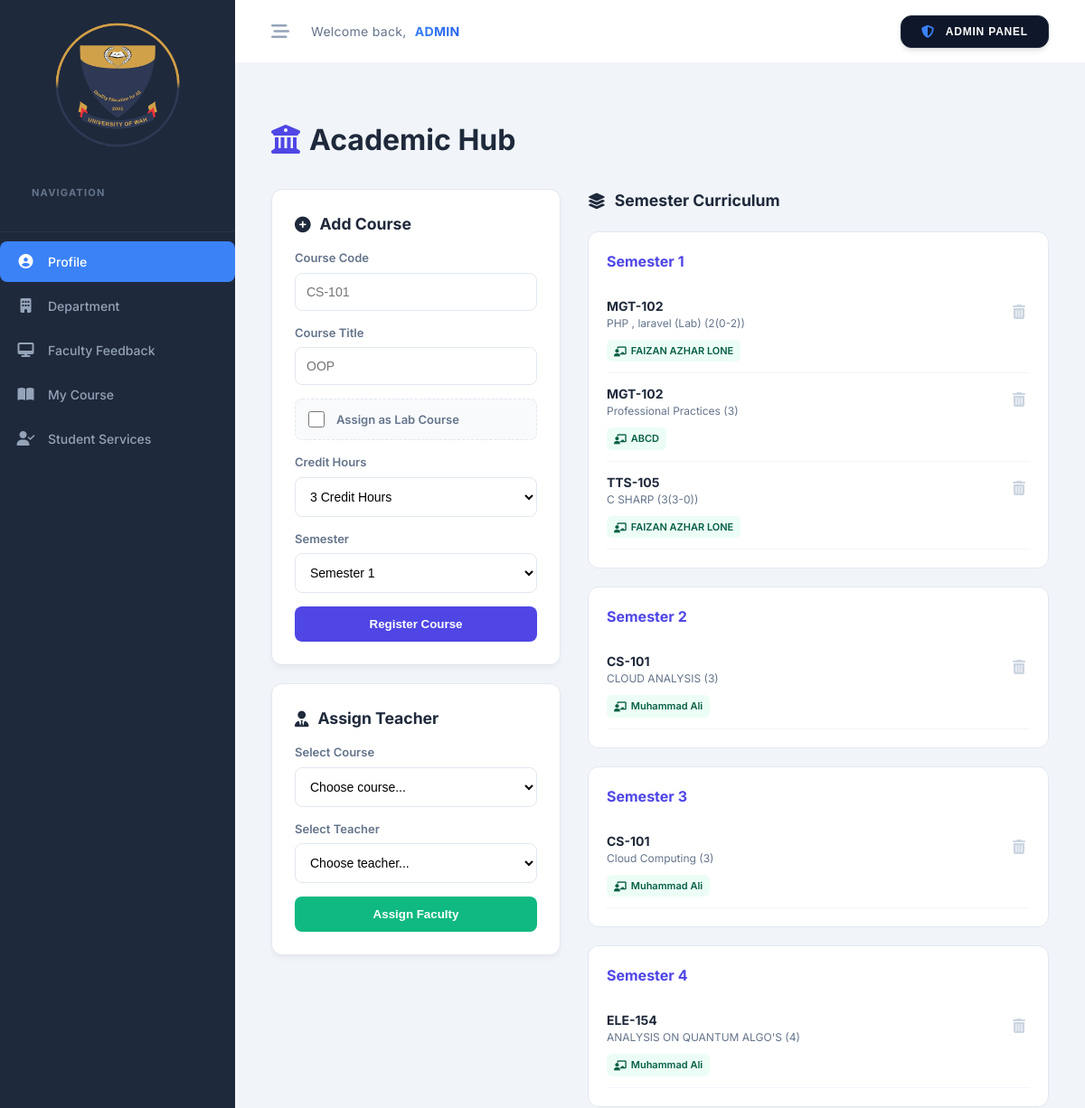
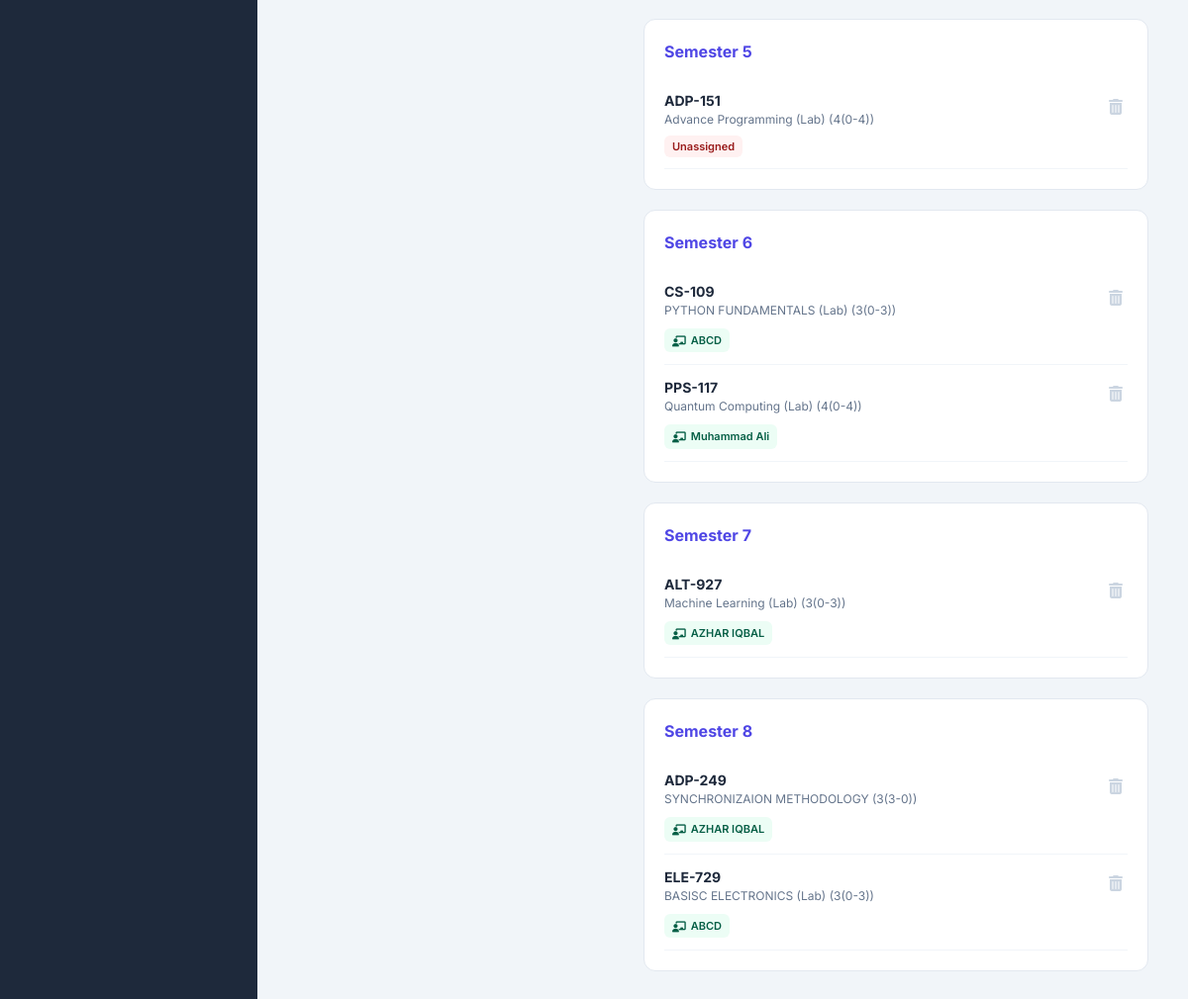
/admin/files/course_hub.php, run on the app's committed database (2 pictures, top to bottom).
### tables this page shows
CREATE TABLE `course_assignments` (
  `id` int(11) NOT NULL,
  `course_code` varchar(20) DEFAULT NULL,
  `course_title` varchar(100) DEFAULT NULL,
  `teacher_name` varchar(100) DEFAULT NULL,
  `credit_hours` varchar(10) DEFAULT NULL,
  `semester` int(11) DEFAULT NULL
);

### admin/files/course_hub.php (the view, shortened to what this page needs)
<?php
include('db_config.php');
$all_courses = mysqli_query($conn, "SELECT * FROM course_assignments ORDER BY course_code ASC");
$courses_by_semester = [];
while ($row = mysqli_fetch_assoc($all_courses)) {
    $courses_by_semester[$row['semester']][] = $row;
}
?>
<!DOCTYPE html>
<html lang="en">
<head>
    <link rel="stylesheet" href="https://cdnjs.cloudflare.com/ajax/libs/font-awesome/6.4.0/css/all.min.css">
    <link rel="stylesheet" href="../css/admin_style.css">
</head>
<body>
    <div class="main-wrapper">
        <?php include('sidebar.php'); ?>
        <div class="content-area">
            <?php include('header.php'); ?>
            <div class="container">
                <header style="margin-bottom: 30px;">
                    <h1><i class="fas fa-university" style="color: var(--primary); margin-right: 10px;"></i>Academic Hub
                    </h1>
                </header>
                <div class="admin-grid">
                    <div class="controls">
                        <div class="card">
                            <h2><i class="fas fa-plus-circle"></i> Add Course</h2>
                            <form method="POST">
                                <div class="form-group">
                                    <label>Course Code</label>
                                    <input type="text" name="course_code" placeholder="CS-101" required>
                                </div>
                                <div class="form-group">
                                    <label>Course Title</label>
                                    <input type="text" name="course_title" placeholder="OOP" required>
                                </div>
                                <div class="checkbox-group">
                                    <input type="checkbox" name="is_lab" id="labCheck" onchange="handleLabToggle(this)">
                                    <label for="labCheck" style="margin:0;">Assign as Lab Course</label>
                                </div>
                                <div class="form-group">
                                    <label>Credit Hours</label>
                                    <select name="credit_hours" id="creditSelect" required>
                                        <option value="3" selected>3 Credit Hours</option>
                                    </select>
                                </div>
                                <div class="form-group">
                                    <label>Semester</label>
                                    <select name="semester">
                                        <?php for ($i = 1; $i <= 8; $i++)
                                            echo "<option value='$i'>Semester $i</option>"; ?>
                                    </select>
                                </div>
                                <button type="submit" name="add_course" class="btn btn-primary">Register Course</button>
                            </form>
                        </div>
                        <div class="card">
                            <h2><i class="fas fa-user-tie"></i> Assign Teacher</h2>
                            <form method="POST">
                                <div class="form-group">
                                    <label>Select Course</label>
                                    <select name="course_id" required>
                                        <option value="" disabled selected>Choose course...</option>
                                    </select>
                                </div>
                                <div class="form-group">
                                    <label>Select Teacher</label>
                                    <select name="teacher_name" required>
                                        <option value="" disabled selected>Choose teacher...</option>
                                    </select>
                                </div>
                                <button type="submit" name="assign_teacher" class="btn btn-success">Assign
                                    Faculty</button>
                            </form>
                        </div>
                    </div>
                    <div class="main-content">
                        <h2 style="margin-bottom: 20px;"><i class="fas fa-layer-group"></i> Semester Curriculum</h2>
                        <div class="semester-grid">
                            <?php for ($s = 1; $s <= 8; $s++): ?>
                                <div class="semester-box">
                                    <div class="semester-title">
                                        <span>Semester <?php echo $s; ?></span>
                                    </div>
                                    <?php if (isset($courses_by_semester[$s])): ?>
                                        <?php foreach ($courses_by_semester[$s] as $course): ?>
                                            <div class="course-item">
                                                <div class="course-info">
                                                    <strong><?php echo htmlspecialchars($course['course_code']); ?></strong>
                                                    <small><?php echo htmlspecialchars($course['course_title']); ?>
                                                        (<?php echo $course['credit_hours']; ?>)</small>
                                                    <?php if (!empty($course['teacher_name'])): ?>
                                                        <span class="assignment-badge"><i class="fas fa-chalkboard-teacher"></i>
                                                            <?php echo htmlspecialchars($course['teacher_name']); ?></span>
                                                    <?php else: ?>
                                                        <span class="unassigned">Unassigned</span>
                                                    <?php endif; ?>
                                                </div>
                                                <a href="#" onclick="confirmDelete(<?php echo $course['id']; ?>)"
                                                    class="delete-btn">
                                                    <i class="fas fa-trash-can"></i>
                                                </a>
                                            </div>
                                        <?php endforeach; ?>
                                    <?php else: ?>
                                        <p style="text-align: center; font-size: 12px; color: #cbd5e1;">Empty</p>
                                    <?php endif; ?>
                                </div>
                            <?php endfor; ?>
                        </div>
                    </div>
                </div>
            </div>
        </div>
    </div>
</body>
</html>

### admin/files/sidebar.php (shortened to what this page needs)
<aside class="sidebar">
    <div class="logo-section">
        <img src="../../Images/uw.webp" alt="navigation" class="main-logo">
        <h3 class="nav-title">Navigation</h3>
    </div>
    <nav class="nav-links">
        <a href="admin_dashboard.php" class="nav-item active">
            <i class="fas fa-user-circle"></i> <span>Profile</span>
        </a>
        <a href="dept_manager.php" class="nav-item ">
            <i class="fas fa-building"></i> <span>Department</span>
        </a>
        <a href="admin_feedback_view.php" class="nav-item"><i class="fas fa-desktop"></i> <span>Faculty
                Feedback</span></a>
        <a href="course_hub.php" class="nav-item"><i class="fas fa-book-open"></i> <span>My Course</span></a>
        <a href="student_service.php" class="nav-item"><i class="fas fa-user-check"></i> <span>Student
                Services</span></a>
    </nav>
</aside>

### admin/files/header.php (shortened to what this page needs)
<header class="top-header">
    <div class="header-left">
        <div class="menu-toggle">
            <i class="fas fa-bars-staggered"></i>
        </div>
        <span>Welcome back, <strong>ADMIN</strong></span>
    </div>
    <div class="header-right">
        <button class="admin-btn">
            <i class="fas fa-shield-halved"></i>
            <span>Admin Panel</span>
        </button>
    </div>
</header>

### admin/css/admin_style.css (style rules this page uses)
:root { --sidebar-bg: #0f172a; --sidebar-hover: #1e293b; --active-blue: #3b82f6; --body-bg: #f8fafc; --card-bg: #ffffff; --text-main: #1e293b; --text-muted: #64748b; --border-color: #e2e8f0; --sidebar-width: 260px; --transition-speed: 0.2s; --radius-lg: 12px; --radius-md: 8px; --shadow-sm: 0 1px 3px 0 rgb(0 0 0 / 0.1); --shadow-md: 0 4px 6px -1px rgb(0 0 0 / 0.1); }
* { box-sizing: border-box; }
body { margin: 0; font-family: "Inter", system-ui, -apple-system, sans-serif; background-color: var(--body-bg); color: var(--text-main); line-height: 1.5; -webkit-font-smoothing: antialiased; }
.main-wrapper { display: flex; min-height: 100vh; }
.sidebar { width: var(--sidebar-width); background-color: var(--sidebar-bg); color: #f1f5f9; flex-shrink: 0; display: flex; flex-direction: column; z-index: 50; }
.logo-section { padding: 32px 24px; text-align: center; }
.nav-links { flex-grow: 1; padding: 0 12px; }
.nav-links a, .dropbtn { display: flex; align-items: center; padding: 12px 16px; color: #94a3b8; text-decoration: none; border-radius: var(--radius-md); transition: all var(--transition-speed) ease; border: none; background: none; width: 100%; font-size: 14px; font-weight: 500; cursor: pointer; margin-bottom: 4px; }
.nav-links i { font-size: 18px; margin-right: 12px; width: 24px; text-align: center; }
.nav-links a.active { background-color: var(--active-blue); color: white; }
.content-area { flex-grow: 1; display: flex; flex-direction: column; overflow-x: hidden; }
.top-header { background: var(--card-bg); height: 70px; padding: 0 32px; display: flex; justify-content: space-between; align-items: center; border-bottom: 1px solid var(--border-color); }

### admin/files/course_hub.php (style rules this page uses)
:root { --primary: #4f46e5; --success: #10b981; --bg: #f1f5f9; --dark: #1e293b; --border: #e2e8f0; }
body { font-family: 'Inter', sans-serif; background: var(--bg); margin: 0; color: var(--dark); }
.main-wrapper { display: flex; min-height: 100vh; }
.content-area { flex: 1; display: flex; flex-direction: column; min-width: 0; }
.container { padding: 40px; max-width: 1400px; margin: 0 auto; width: 100%; box-sizing: border-box; }
.admin-grid { display: grid; grid-template-columns: 320px 1fr; gap: 30px; align-items: start; }
.card { background: white; border-radius: 12px; padding: 25px; box-shadow: 0 4px 6px -1px rgba(0, 0, 0, 0.05); border: 1px solid var(--border); margin-bottom: 20px; }
h2 { margin-top: 0; font-size: 1.1rem; display: flex; align-items: center; gap: 10px; }
.form-group { margin-bottom: 15px; }
label { display: block; font-size: 13px; font-weight: 600; color: #64748b; margin-bottom: 6px; }
input, select { width: 100%; padding: 12px; border: 1px solid var(--border); border-radius: 8px; box-sizing: border-box; font-size: 14px; background: #fff; }
.checkbox-group { display: flex; align-items: center; gap: 10px; cursor: pointer; margin-bottom: 15px; background: #f8fafc; padding: 10px; border-radius: 8px; border: 1px dashed var(--border); }
.checkbox-group input { width: 18px; height: 18px; cursor: pointer; }
.btn { width: 100%; padding: 12px; border: none; border-radius: 8px; font-weight: 600; cursor: pointer; transition: 0.2s; }
.btn-primary { background: var(--primary); color: white; }
.btn-success { background: var(--success); color: white; }
.semester-grid { display: grid; grid-template-columns: repeat(auto-fill, minmax(300px, 1fr)); gap: 20px; }
.semester-box { background: #fff; border-radius: 12px; border-top: 4px solid var(--primary); padding: 20px; border: 1px solid var(--border); }
.semester-title { font-weight: 700; color: var(--primary); margin-bottom: 15px; display: flex; justify-content: space-between; }
.course-item { display: flex; justify-content: space-between; padding: 12px 0; border-bottom: 1px solid #f1f5f9; }
.course-info { flex: 1; }
.course-info strong { display: block; font-size: 14px; }
.course-info small { color: #64748b; font-size: 12px; display: block; margin-bottom: 4px; }
.assignment-badge { display: inline-flex; align-items: center; gap: 5px; background: #ecfdf5; color: #065f46; padding: 4px 8px; border-radius: 6px; font-size: 11px; font-weight: 600; margin-top: 5px; }
.unassigned { background: #fff1f1; color: #991b1b; padding: 4px 8px; border-radius: 6px; font-size: 11px; font-weight: 600; margin-top: 5px; }
.delete-btn { color: #cbd5e1; padding: 5px; cursor: pointer; }

### data on the page
course_assignments: course_code "MGT-102", course_title "PHP , laravel (Lab)", credit_hours "2(0-2)", teacher_name "FAIZAN AZHAR LONE"
course_assignments: course_code "MGT-102", course_title "Professional Practices", credit_hours "3", teacher_name "ABCD"
course_assignments: course_code "TTS-105", course_title "C SHARP", credit_hours "3(3-0)", teacher_name "FAIZAN AZHAR LONE"
course_assignments: course_code "CS-101", course_title "CLOUD ANALYSIS", credit_hours "3", teacher_name "Muhammad Ali"
course_assignments: course_code "CS-101", course_title "Cloud Computing", credit_hours "3", teacher_name "Muhammad Ali"
course_assignments: course_code "ELE-154", course_title "ANALYSIS ON QUANTUM ALGO'S", credit_hours "4", teacher_name "Muhammad Ali"
course_assignments: course_code "ADP-151", course_title "Advance Programming (Lab)", credit_hours "4(0-4)", shows "Unassigned"
course_assignments: course_code "CS-109", course_title "PYTHON FUNDAMENTALS (Lab)", credit_hours "3(0-3)", teacher_name "ABCD"
course_assignments: course_code "PPS-117", course_title "Quantum Computing (Lab)", credit_hours "4(0-4)", teacher_name "Muhammad Ali"
course_assignments: course_code "ALT-927", course_title "Machine Learning (Lab)", credit_hours "3(0-3)", teacher_name "AZHAR IQBAL"
course_assignments: course_code "ADP-249", course_title "SYNCHRONIZAION METHODOLOGY", credit_hours "3(3-0)", teacher_name "AZHAR IQBAL"
course_assignments: course_code "ELE-729", course_title "BASISC ELECTRONICS (Lab)", credit_hours "3(0-3)", teacher_name "ABCD"
